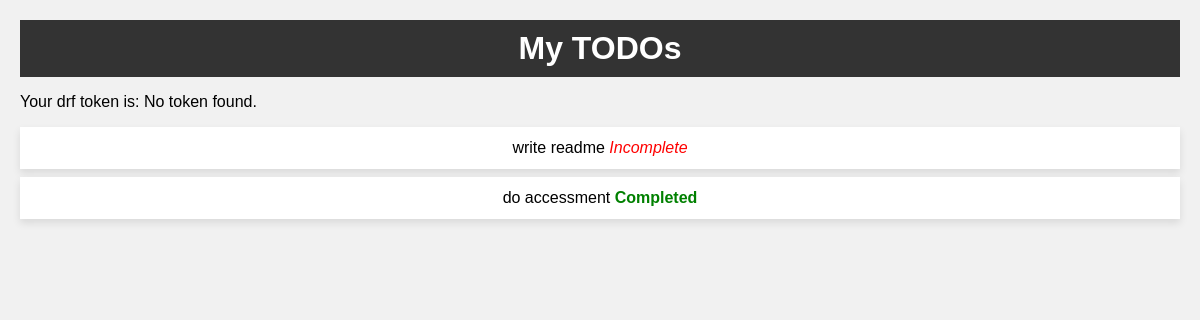
Page /todo/home/ (signed in) on the earlier database version.
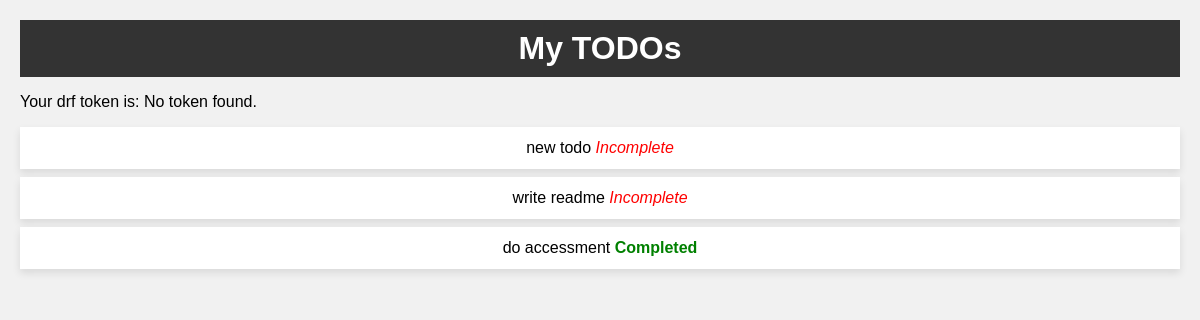
Same page on the later database version.
### todo/models.py (models this page shows)
class Todo(models.Model):
    user = models.ForeignKey(User, on_delete=models.CASCADE)
    description = models.TextField()
    is_completed = models.BooleanField(default=False)
    created_at = models.DateTimeField(auto_now_add=True)
    target_date = models.DateTimeField()

### todo/views/auth_views.py (the view)
# urls.py: path("home/", auth_views.home, name="home"),
@login_required
def home(request):
    user = request.user
    todos = Todo.objects.filter(user=user).order_by("-created_at")
    drf_token = request.session.get("drf_token", "No token found.")
    return render(
        request,
        "home.html",
        {"todos": todos, "drf_token": drf_token},
    )

### todo/templates/home.html (shortened to what this page needs)
{% load static %}
<!DOCTYPE html>
<html lang="en">
<head>
    <link rel="stylesheet" href="{% static 'css/styles.css' %}">
</head>
<body>
    <h1>My TODOs</h1>
    <p>Your drf token is: {{ drf_token }}</p>
    <ul>
        {% for todo in todos %}
            <li>
                {{ todo.description }}
                {% if todo.is_completed %}
                    <strong>Completed</strong>
                {% else %}
                    <em>Incomplete</em>
                {% endif %}
            </li>
        {% endfor %}
    </ul>
</body>
</html>

### todo/static/css/styles.css (style rules this page uses)
body, h1, ul, li { margin: 0; padding: 0; }
body { background-color: #f1f1f1; padding: 20px; font-family: Arial, sans-serif; }
h1 { background-color: #333; color: white; text-align: center; padding: 10px 0; }
ul { list-style: none; }
li { background-color: #fff; margin: 8px 0; padding: 12px; text-align: center; box-shadow: 0 4px 8px 0 rgba(0, 0, 0, 0.1); transition: 0.3s; }
li strong { color: green; }
li em { color: red; }

Differences in the rows shown:
added Todo: description "new todo", is_completed "Incomplete"
